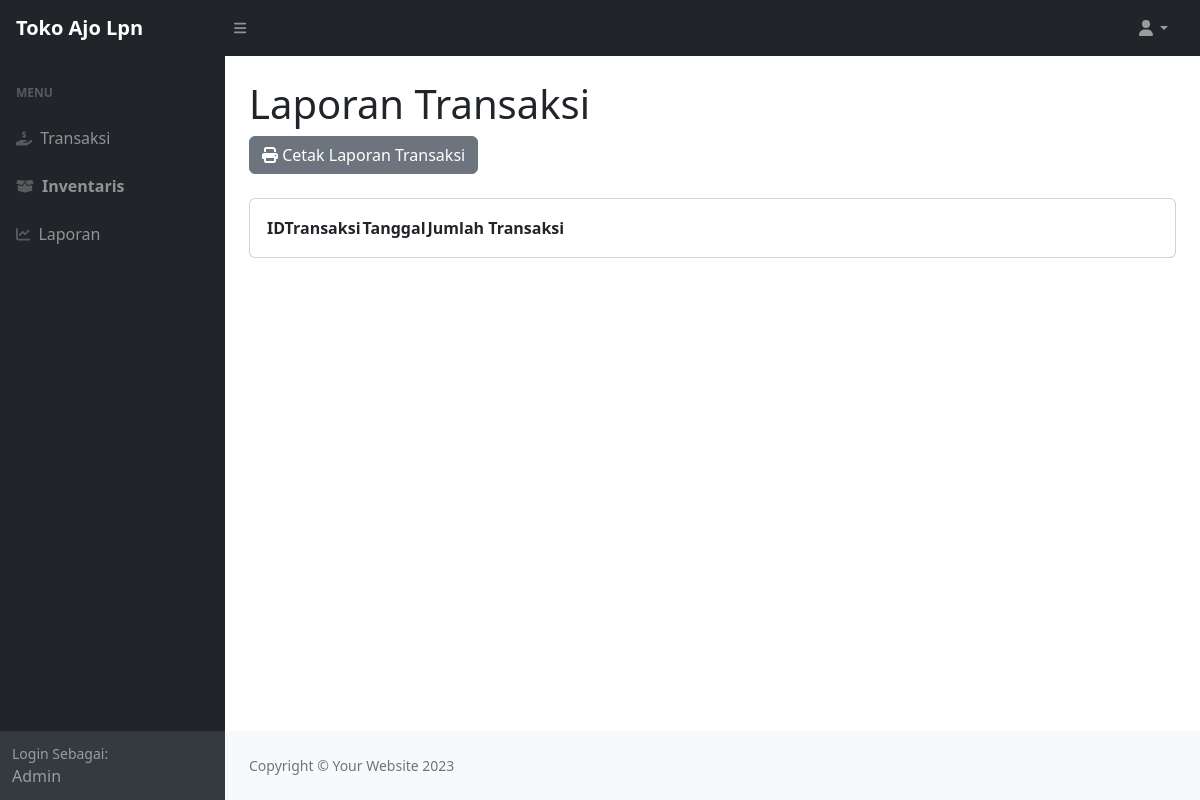
/tokoajo/laporantransaksi.php, run on an earlier commit of the app's database.
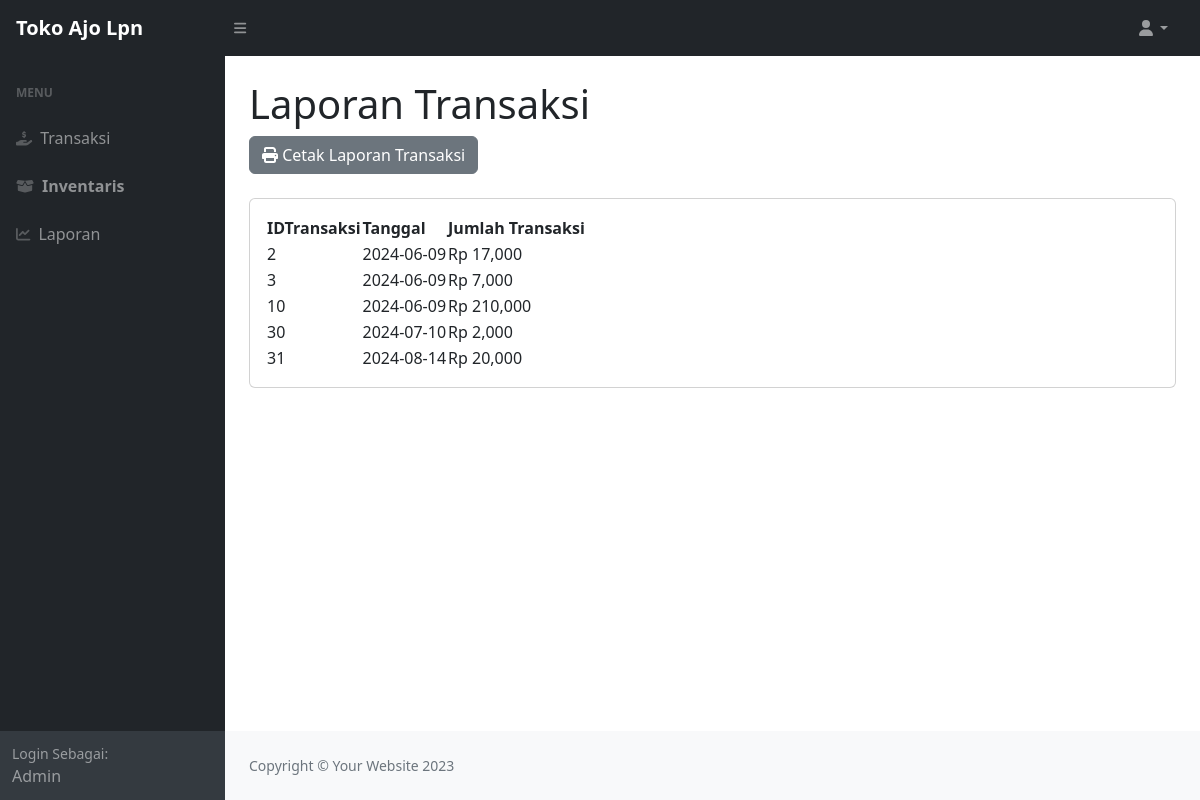
And on a later commit of the database.
### tables this page shows
CREATE TABLE `transaksi` (
  `idtransaksii` int(11) NOT NULL,
  `tanggaltransaksi` date NOT NULL DEFAULT current_timestamp(),
  `jumlahtransaksi` int(11) NOT NULL
);

### tokoajo/laporantransaksi.php (the view, shortened to what the changed rows need)
<!DOCTYPE html>
<html lang="en">
    <head>
        <link href="https://cdn.jsdelivr.net/npm/simple-datatables@7.1.2/dist/style.min.css" rel="stylesheet" />
        <link href="css/styles.css" rel="stylesheet" />
    </head>
    <body class="sb-nav-fixed">
        <div id="layoutSidenav">
            <div id="layoutSidenav_content">
                <main>
                    <div class="container-fluid px-4">
                        <h1 class="mt-4">Laporan Transaksi</h1>
                             <br><br>
                        <div class="card mb-4">
                            <div class="card-body">
                                <table id="datatablesSimple">
                                    <thead>
                                        <tr>
                                            <th>IDTransaksi</th>
                                            <th>Tanggal</th>
                                            <th>Jumlah Transaksi</th>
                                        </tr>
                                    </thead>
                                    <tbody>
                                    <?php
                                    $dbhost = "localhost";
                                    $dbuser = "root";
                                    $dbpass = "";
                                    $dbname = "retail";
                                    $koneksi = mysqli_connect($dbhost,$dbuser,$dbpass,$dbname);
                                       $laporantransaksi = mysqli_query($koneksi,"SELECT * FROM transaksi;");
                                       while ($plaporantransaksi=mysqli_fetch_array($laporantransaksi)){
                                        $idtransaksi=$plaporantransaksi['idtransaksii'];
                                        $tanggal=$plaporantransaksi['tanggaltransaksi'];
                                        $jumlaht=$plaporantransaksi['jumlahtransaksi'];
                                       ?>
                                            <tr>
                                                <td><?=$idtransaksi;?></td>
                                                <td><?=$tanggal;?></td>
                                                <td>Rp <?=number_format($jumlaht);?></td>
                                            </tr>
                                       <?php
                                       };
                                       ?>
                                    </tbody>
                                </table>
                            </div>
                        </div>
                    </div>
                </main>
            </div>
        </div>
    </body>
</html>

What changed in the data, as far as the page shows it:
added transaksi: idtransaksii "2", tanggaltransaksi "2024-06-09", jumlahtransaksi "17,000"
added transaksi: idtransaksii "3", tanggaltransaksi "2024-06-09", jumlahtransaksi "7,000"
added transaksi: idtransaksii "10", tanggaltransaksi "2024-06-09", jumlahtransaksi "210,000"
added transaksi: idtransaksii "30", tanggaltransaksi "2024-07-10", jumlahtransaksi "2,000"
added transaksi: idtransaksii "31", tanggaltransaksi "2024-08-14", jumlahtransaksi "20,000"
